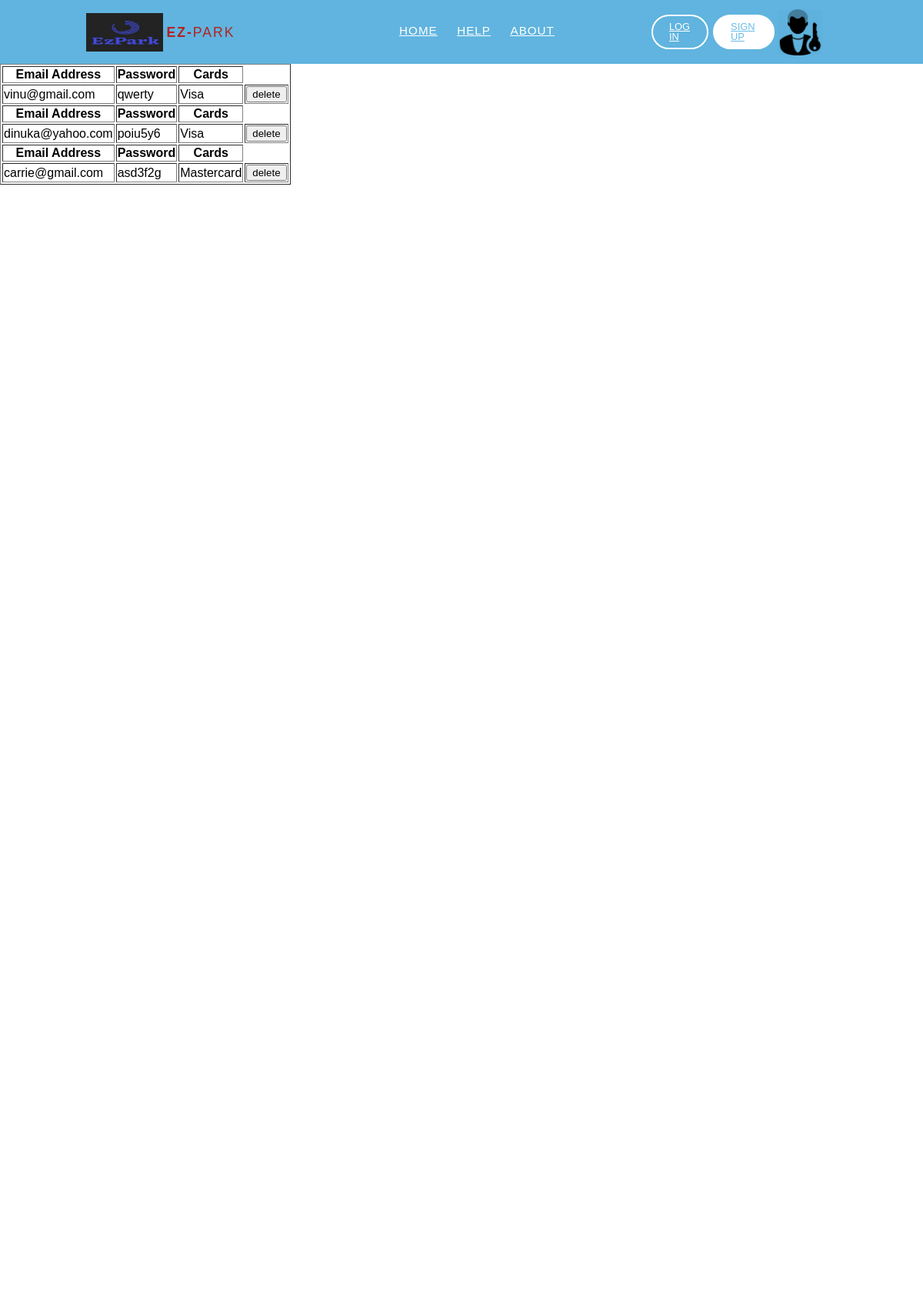
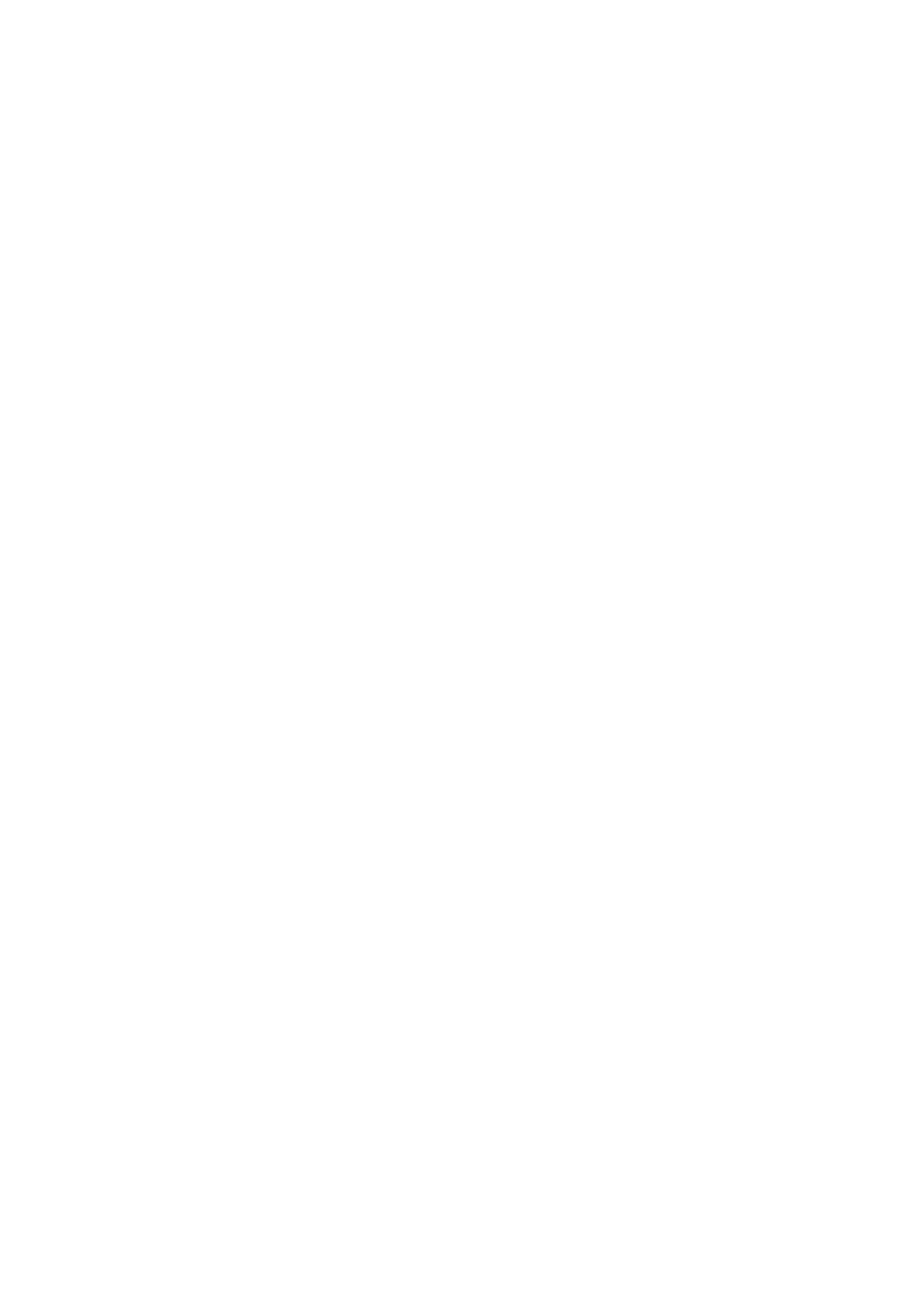
Screenshot of /records2.php (upper part) with the database file from the repository (2 pictures, top to bottom).
### tables this page shows
CREATE TABLE `registered_payment` (
  `pay_idR` int(11) NOT NULL,
  `email` varchar(50) NOT NULL,
  `password` varchar(8) NOT NULL,
  `card` enum('Visa','Mastercard','PayPal','Discover') NOT NULL,
  `payment_date` datetime NOT NULL DEFAULT current_timestamp()
);

### records2.php (the view, shortened to what this page needs)
<!DOCTYPE html>
<html>
  <head>
    <link href="style1.css" rel="stylesheet" type="text/css" />
    <link rel="stylesheet" href="https://cdnjs.cloudflare.com/ajax/libs/font-awesome/4.7.0/css/font-awesome.min.css">
    <link rel="stylesheet" href="https://use.fontawesome.com/releases/v5.0.7/css/all.css">
    <link rel="stylesheet" href="https://maxcdn.bootstrapcdn.com/font-awesome/4.4.0/css/font-awesome.min.css">
	<link rel="stylesheet" href="css/home.css">
	</head>
<body>
<header>
        <div class="container">
            <div class="logo-container">
                <img src="image/IMG.jpeg" width="100" height="50" class="left"> &nbsp;
                <h3 class="logo">Ez-<span>Park</span></h3>
            </div>
            <div class="nav-btn">
                <div class="nav-links">
                    <ul>
                        <li class="nav-link" style="--i: .6s">
                            <a href="AHome.html"><u>HOME</u></a>
                        </li>
                        <li class="nav-link" style="--i: 1.35s">
                            <a href="Help.html"><u>HELP</u></a>
                        </li>
                        <li class="nav-link" style="--i: 1.35s">
                            <a href="#"><u>ABOUT</u></a>
                        </li>
                    </ul>
                </div>
                <div class="log-sign" style="--i: 1.8s">
                    <a href="login.php" class="btn transparent">Log in</a>
                    <a href="singup.php" class="btn solid">Sign up</a>
                    <img src="image/logo.png" width="60" height="60" class="right"> &nbsp;&nbsp;&nbsp;&nbsp;
                </div>
            </div>
</header>
<?php
require_once 'config.php';
$sql= "SELECT * FROM Registered_Payment";
if($result=$conn->query($sql)){
if($result->num_rows > 0){
echo ("<table border='1' color='light blue'>");
while($row = $result->fetch_assoc()){
echo ("<center>");
echo ("<tr>");
echo ("<th>"."Email Address". "</th>");
echo ("<th>"."Password". "</th>");
echo ("<th>"."Cards". "</th>");
echo ("</tr>");
echo ("<td>" . $row['email'] . "</td>");
echo ("<td>" . $row['password'] . "</td>");
echo ("<td>" . $row['card'] . "</td>");
echo ("<td>" ."<a href='delete.php'>"."<input type='submit' value='delete' name='submit'>"."</a>"."</td>");
echo ("</center>");
}
echo ("</table>");
echo ("<br>");
}else{
echo "no results";
}
}
?>
 </body>
 </html>

### style1.css (style rules this page uses)
* { box-sizing: border-box; }
body { background-color: #fff; font-family: 'Poppins', sans-serif; margin: 0 auto; height: 1200px; }
a { color:rgb(8, 31, 235); }
ul { list-style: none; }

### css/home.css (style rules this page uses)
header { position: sticky; top: -50px; background-color: #60b4df; width: 100%; z-index: 1000; }
.container { max-width: 65rem; padding: 0 2rem; margin: 0 auto; display: flex; position: relative; }
.logo-container { flex: 1; display: flex; align-items: center; }
.nav-btn { flex: 3; display: flex; }
.nav-links { flex: 2; }
.log-sign { display: flex; justify-content: center; align-items: center; flex: 1; }
.logo { color: firebrick; font-size: 1.1rem; font-weight: 800; letter-spacing: 2px; text-transform: uppercase; line-height: 3rem; }
.logo span { font-weight: 300; }
.btn { display: inline-block; padding: .5rem 1.3rem; font-size: .8rem; border: 2px solid #fff; border-radius: 2rem; line-height: 1; margin: 0 .2rem; transition: .3s; text-transform: uppercase; }
.btn.solid, .btn.transparent:hover { background-color: #fff; color: #69bde7; }
.btn.transparent, .btn.solid:hover { background-color: transparent; color: #fff; }
.nav-links>ul { display: flex; justify-content: center; align-items: center; }
.nav-link { position: relative; }
.nav-link>a { line-height: 3rem; color: #fff; padding: 0 .8rem; letter-spacing: 1px; font-size: .95rem; display: flex; align-items: center; justify-content: space-between; transition: .5s; }

### rows the page displays
registered_payment: email "vinu@gmail.com", password "qwerty", card "Visa"
registered_payment: email "dinuka@yahoo.com", password "poiu5y6", card "Visa"
registered_payment: email "carrie@gmail.com", password "asd3f2g", card "Mastercard"
